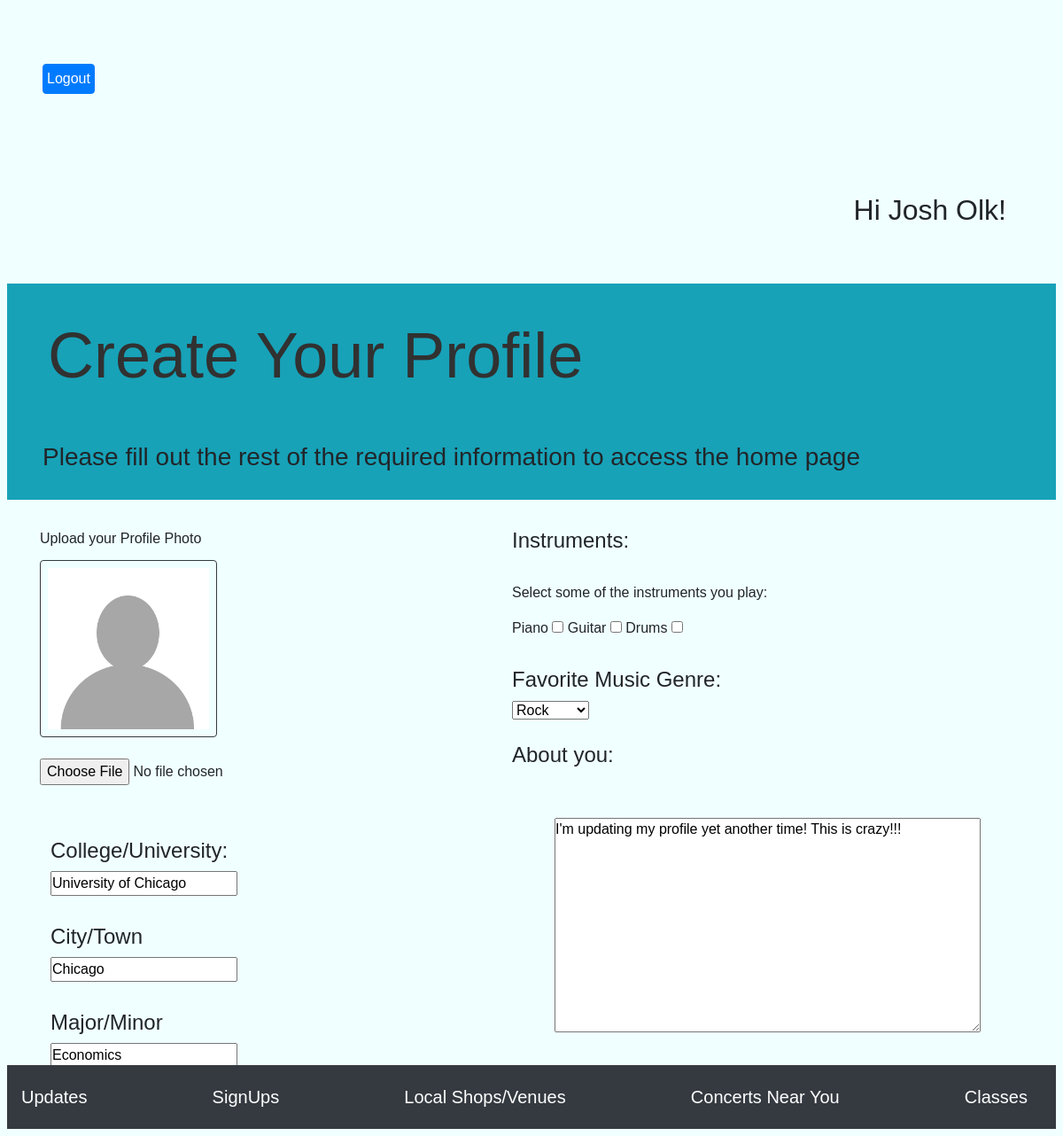
The page /verif (signed in) on the database as committed earlier.
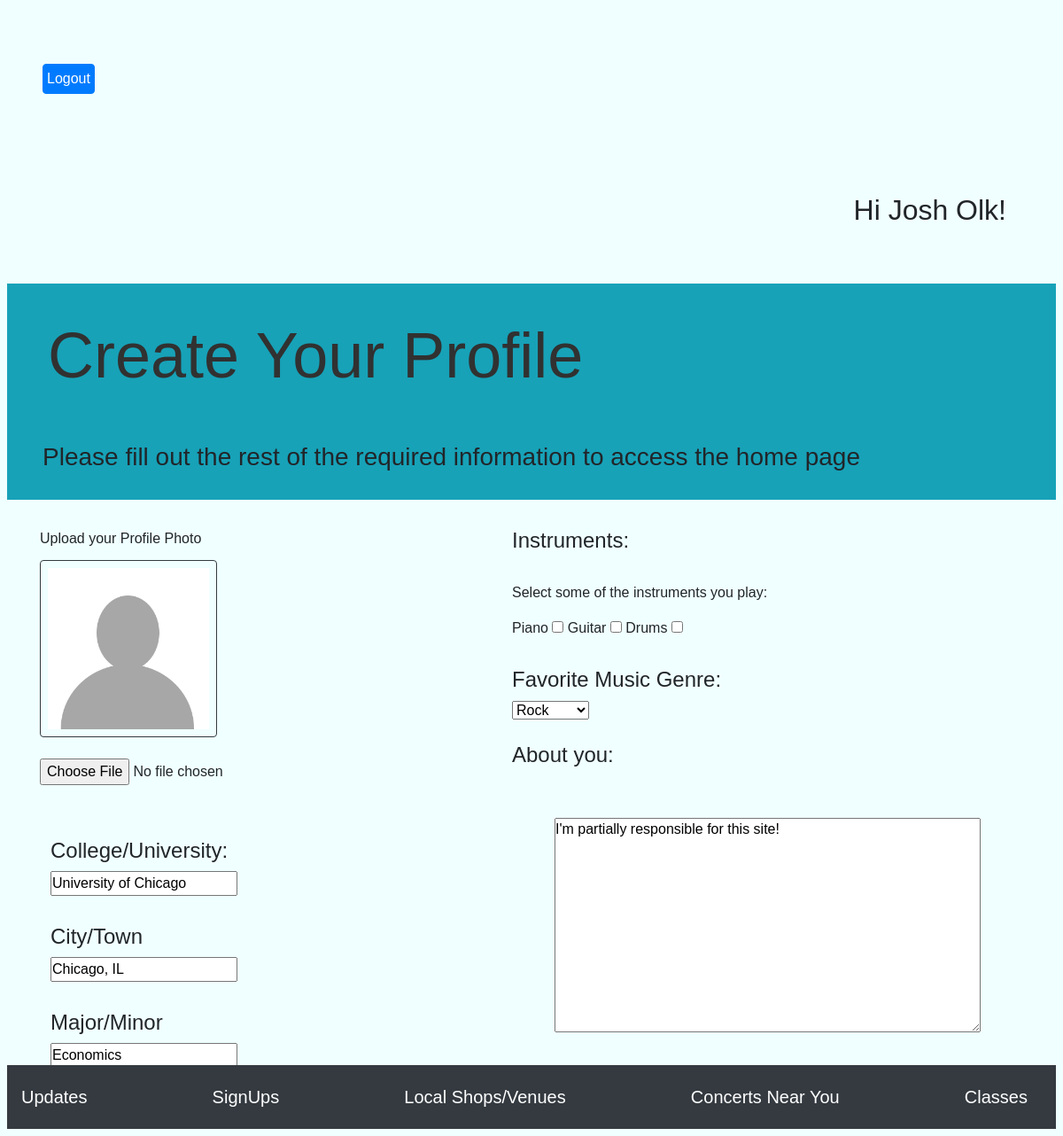
The same page on the database as committed later.
### models.py (models this page shows, shortened)
class User(db.Model):
    id = db.Column(db.Integer, primary_key=True)
    email = db.Column(db.String(255))
    password = db.Column(db.String(255))
    first_name = db.Column(db.String(255))
    last_name = db.Column(db.String(255))
    college = db.Column(db.String(255))
    city = db.Column(db.String(255))
    about = db.Column(db.Text)
    major = db.Column(db.String(255))
    instruments = db.relationship('Instrument', secondary=user_instruments)
    attended_sessions = db.relationship('Jam_session', secondary=attendance)
    genre_id = db.Column(db.Integer, db.ForeignKey('genre.id'))
    genre = db.relationship('Genre', foreign_keys=[genre_id], backref='users')
    proficiency = db.Column(db.String(255))
    created_at = db.Column(db.DateTime, server_default=func.now())
    updated_at = db.Column(db.DateTime, server_default=func.now(), onupdate=func.now())
    @classmethod
    def current_user(cls, id):
        user = cls.query.get(id)
        return user

class Instrument(db.Model):
    id = db.Column(db.Integer, primary_key=True)
    name = db.Column(db.String(255))
    users = db.relationship('User', secondary=user_instruments)
    created_at = db.Column(db.DateTime, server_default=func.now())
    updated_at = db.Column(db.DateTime, server_default=func.now(), onupdate=func.now())
    @classmethod
    def get_list(cls):
        instruments = cls.query.all()
        return instruments

### controller_functions.py (the view)
def verif():
    user = User.current_user(session['user_id'])
    instruments = Instrument.get_list()
    genre = Genre.get_list()
    return render_template('verif.html', user=user, instruments=instruments, genres=genre)

### models.py (called while the page is built)
    @classmethod
    def get_list(cls):
        genre = cls.query.all()
        return genre

### templates/verif.html (shortened to what this page needs)
<!DOCTYPE html>
<html lang="en">
<head>
    <link rel="stylesheet" href="https://stackpath.bootstrapcdn.com/bootstrap/4.4.1/css/bootstrap.min.css">
    <link rel="stylesheet" href="style.css">
</head>
<body>
    <br>
    <a href="/logout" class='text-left btn btn-primary btn-circle m-5 p-1'><buttton>Logout</buttton></a>
    <h2 class="text-right p-3 m-5">Hi {{user['first_name']}} {{user['last_name']}}!</h2>
    <nav class="navbar navbar-info bg-info m-2 navbar-cirlce">
    <h1 class="display-3 text-center">Create Your Profile</h1>
    <h3 class="p-3 m-2 text-center">Please fill out the rest of the required information to access the home page</h3>
    </nav>
    <br>
    <div class="container">
        <form action="/finish" method="POST">
            <div class="row">
                <div class="col-lg">
                    <div class="card-title">Upload your Profile Photo</div>
                    <img src="{{ url_for('static', filename='imgs/duckduckgo.jpg') }}" alt ='gnome' style="width:200px;height:200px" class="border border-dark 1px p-2 rounded">
                    <br>
                    <br>
                    <input type="file" class="form-control-file text-center" id="exampleFormControlFile1">
                    <br>
                    <br>
                    <div class="form-group 20% p-1 m-2">
                        <h4 for="formGroupExampleInput">College/University:</h4>
                        <p><input type="text" name="college" value="{{user.college}}"></p>
                    </div>
                    <div class="form-group 20% p-1 m-2">
                        <h4 for="formGroupExampleInput2">City/Town</h4>
                        <p><input type="text" name="city" value="{{user.city}}"><p>
                    </div>
                    <div class="form-group 20% p-1 m-2">
                        <h4 for="formGroupExampleInput2">Major/Minor</h4>
                        <p><input type="text" name="major" value="{{user.major}}"><p>
                    </div>
                </div>
                <div class="col-md">
                    <h4>Instruments:</h4>
                    <br>
                    <p>Select some of the instruments you play:</p>
                    {% for instrument in instruments %}
                    <label for="{{instrument.name}}">{{instrument.name}}</label>
                    <input type="checkbox" id="{{instrument.name}}" name="instruments" value="{{instrument.id}}">
                    {% endfor %}
                    <br>
                    <br>
                    <h4>Favorite Music Genre:</h4>
                    <select name="genre">
                        {% for genre in genres %}
                        <option value="{{genre.id}}">{{genre.name}}</option>
                        {% endfor %}
                    </select>
                    <br>
                    <br>
                    <h4>About you:</h4><textarea name="about" id="" cols="50" rows="10" class="form-group 20% m-5">{{user.about}}</textarea>
                </div>
            </div>
        </form>
    </div>
    <br>
    <nav class="navbar fixed-bottom navbar-dark bg-dark p-3 m-2">
        <a class="navbar-brand" href="/homepage">Updates</a>
        <a class="navbar-brand" href="/signups">SignUps</a>
        <a class="navbar-brand" href="/stores">Local Shops/Venues</a>
        <a class="navbar-brand" href="/concert">Concerts Near You</a>
        <a class="navbar-brand" href="/classes">Classes</a>
    </nav>
</body>
</html>

### static/css/style.css (style rules this page uses)
* { margin: 0; padding: 0; box-sizing: border-box; }
body { background-color: azure; font-family: sans-serif, arial; }
h1 { margin: 30px; color: #313131; font-size: 42px; font-weight: 400; text-align: center; }

Rows that differ between the two databases and show on the page:
changed User "Josh": city "Chicago" → "Chicago, IL"; about "I'm updating my profile yet another time! This is crazy!!!" → "I'm partially responsible for this site!"
